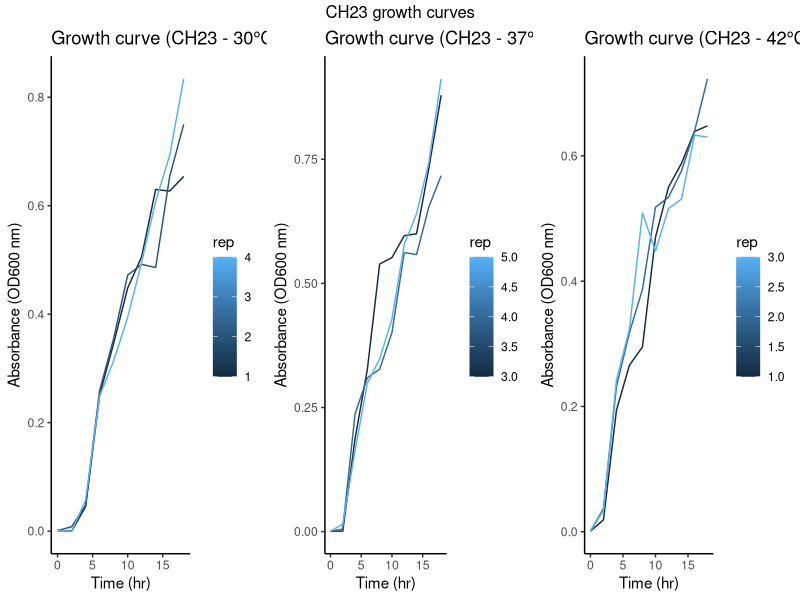
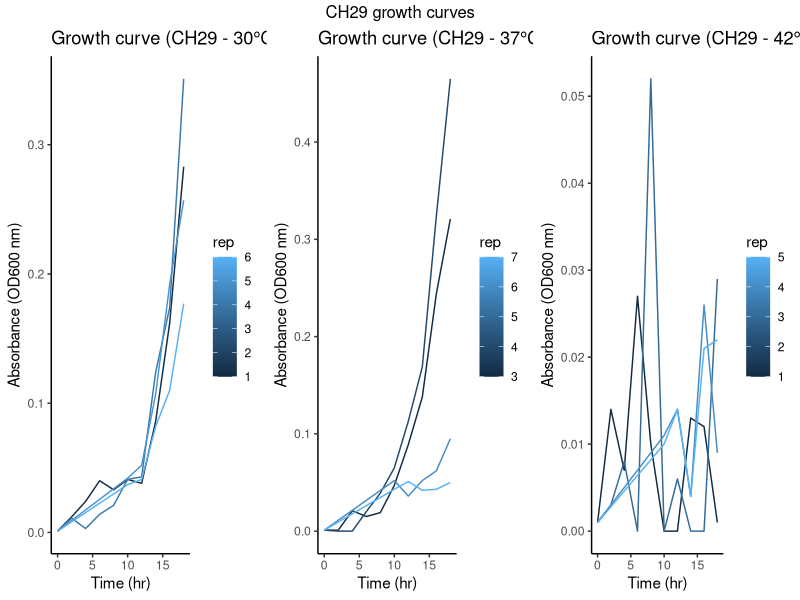
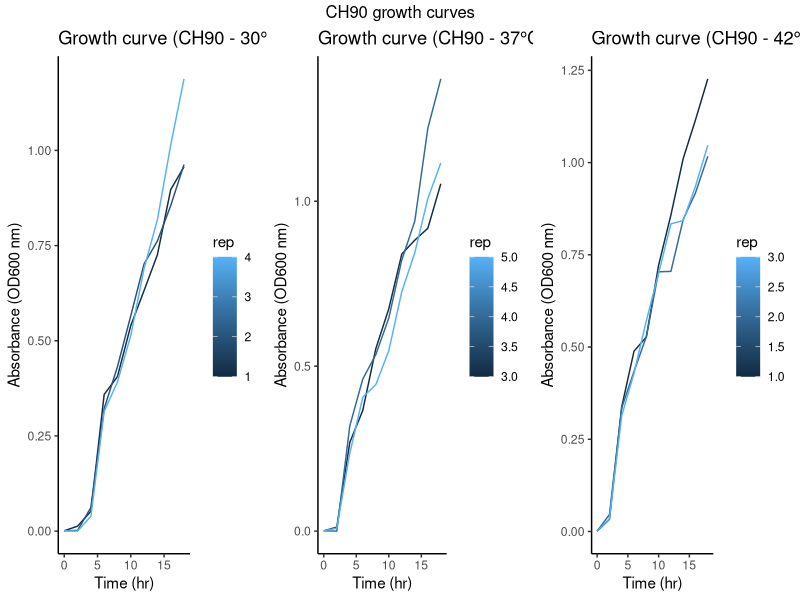
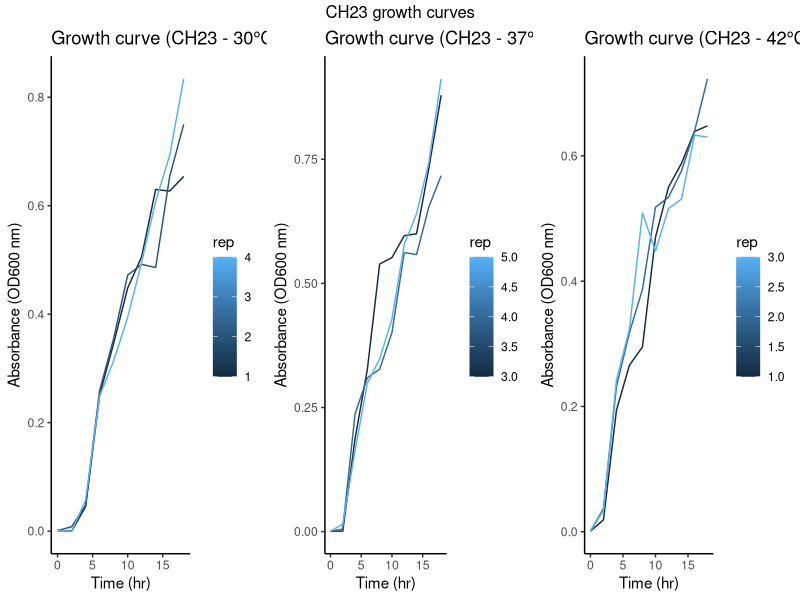

Recreate these plots in R, in order.
# Author: Mayra Beatriz Mendoza Velazquez
# Title: Cuatro ciénegas growth curves

library(readr)
library(ggplot2)
library(gridExtra)

# Load data.frame 
individual_growth_curves <- read_tsv("01_RawData/individual_strains_growth_curves_filtered.tsv")
individual_growth <- as.data.frame(individual_growth_curves)

# Subset the data.frame for each strain 
CH23_GVals <- subset(individual_growth, Cepa == "CH23")
CH29_GVals <- subset(individual_growth, Cepa == "CH29")
CH90_GVals <- subset(individual_growth, Cepa == "CH90")
CH99b_GVals <- subset(individual_growth, Cepa == "CH99b")
CH111_GVals <- subset(individual_growth, Cepa == "CH111")
CH149a_GVals <- subset(individual_growth, Cepa == "CH149a")
CH154a_GVals <- subset(individual_growth, Cepa == "CH154a")
CH161d_GVals <- subset(individual_growth, Cepa == "CH161d")
CH447_GVals <- subset(individual_growth, Cepa == "CH447")
CH450_GVals <- subset(individual_growth, Cepa == "CH450")

#### Growth curves ####

#### CH23 ####
# CH23 - 30° 
CH23_30 <- subset(CH23_GVals, temp == 30)
View(CH23_30)

CH23_30_plot <- ggplot(CH23_30, aes(x = hr,
                           y = OD_real,
                    group = rep, colour = rep)) +
  geom_line(na.rm = TRUE) +
  theme_classic() +
  xlab("Time (hr)") + ylab("Absorbance (OD600 nm)") +
  labs(title = "Growth curve (CH23 - 30°C)")


# CH23 - 37° 
CH23_37 <- subset(CH23_GVals, temp == 37)

CH23_37_plot <- ggplot(CH23_37, aes(x = hr,
                    y = OD_real,
                    group = rep, colour = rep)) +
  geom_line(na.rm = TRUE) +
  theme_classic() +
  xlab("Time (hr)") + ylab("Absorbance (OD600 nm)") +
  labs(title = "Growth curve (CH23 - 37°C)")

# CH23 - 42°C 
CH23_42 <- subset(CH23_GVals, temp == 42)

CH23_42_plot <- ggplot(CH23_42, aes(x = hr,
                                    y = OD_real,
                                    group = rep, colour = rep)) +
  geom_line(na.rm = TRUE) +
  theme_classic() +
  xlab("Time (hr)") + ylab("Absorbance (OD600 nm)") +
  labs(title = "Growth curve (CH23 - 42°C)")

grid.arrange(CH23_30_plot, 
             CH23_37_plot, 
             CH23_42_plot, 
             nrow = 1,
             top = "CH23 growth curves") 

#### CH29 ####
# CH29 - 30° 
CH29_30 <- subset(CH29_GVals, temp == 30)
View(CH29_30)

CH29_30_plot <- ggplot(CH29_30, aes(x = hr,
                                    y = OD_real,
                                    group = rep, colour = rep)) +
  geom_line(na.rm = TRUE) +
  theme_classic() +
  xlab("Time (hr)") + ylab("Absorbance (OD600 nm)") +
  labs(title = "Growth curve (CH29 - 30°C)")


# CH29 - 37° 
CH29_37 <- subset(CH29_GVals, temp == 37)

CH29_37_plot <- ggplot(CH29_37, aes(x = hr,
                                    y = OD_real,
                                    group = rep, colour = rep)) +
  geom_line(na.rm = TRUE) +
  theme_classic() +
  xlab("Time (hr)") + ylab("Absorbance (OD600 nm)") +
  labs(title = "Growth curve (CH29 - 37°C)")

# CH29 - 42°C 
CH29_42 <- subset(CH29_GVals, temp == 42)

CH29_42_plot <- ggplot(CH29_42, aes(x = hr,
                                    y = OD_real,
                                    group = rep, colour = rep)) +
  geom_line(na.rm = TRUE) +
  theme_classic() +
  xlab("Time (hr)") + ylab("Absorbance (OD600 nm)") +
  labs(title = "Growth curve (CH29 - 42°C)")


grid.arrange(CH29_30_plot, 
             CH29_37_plot, 
             CH29_42_plot, 
             nrow = 1,
             top = "CH29 growth curves") 

#### CH90 ####
# CH90 - 30° 
CH90_30 <- subset(CH90_GVals, temp == 30)
View(CH90_30)

CH90_30_plot <- ggplot(CH90_30, aes(x = hr,
                                    y = OD_real,
                                    group = rep, colour = rep)) +
  geom_line(na.rm = TRUE) +
  theme_classic() +
  xlab("Time (hr)") + ylab("Absorbance (OD600 nm)") +
  labs(title = "Growth curve (CH90 - 30°C)")


# CH90 - 37° 
CH90_37 <- subset(CH90_GVals, temp == 37)

CH90_37_plot <- ggplot(CH90_37, aes(x = hr,
                                    y = OD_real,
                                    group = rep, colour = rep)) +
  geom_line(na.rm = TRUE) +
  theme_classic() +
  xlab("Time (hr)") + ylab("Absorbance (OD600 nm)") +
  labs(title = "Growth curve (CH90 - 37°C)")

# CH90 - 42°C 
CH90_42 <- subset(CH90_GVals, temp == 42)

CH90_42_plot <- ggplot(CH90_42, aes(x = hr,
                                    y = OD_real,
                                    group = rep, colour = rep)) +
  geom_line(na.rm = TRUE) +
  theme_classic() +
  xlab("Time (hr)") + ylab("Absorbance (OD600 nm)") +
  labs(title = "Growth curve (CH90 - 42°C)")


grid.arrange(CH90_30_plot, 
             CH90_37_plot, 
             CH90_42_plot, 
             nrow = 1,
             top = "CH90 growth curves") 

#### CH23 ####
# CH23 - 30° 
CH23_30 <- subset(CH23_GVals, temp == 30)
View(CH23_30)

CH23_30_plot <- ggplot(CH23_30, aes(x = hr,
                                    y = OD_real,
                                    group = rep, colour = rep)) +
  geom_line(na.rm = TRUE) +
  theme_classic() +
  xlab("Time (hr)") + ylab("Absorbance (OD600 nm)") +
  labs(title = "Growth curve (CH23 - 30°C)")


# CH23 - 37° 
CH23_37 <- subset(CH23_GVals, temp == 37)

CH23_37_plot <- ggplot(CH23_37, aes(x = hr,
                                    y = OD_real,
                                    group = rep, colour = rep)) +
  geom_line(na.rm = TRUE) +
  theme_classic() +
  xlab("Time (hr)") + ylab("Absorbance (OD600 nm)") +
  labs(title = "Growth curve (CH23 - 37°C)")

# CH23 - 42°C 
CH23_42 <- subset(CH23_GVals, temp == 42)

CH23_42_plot <- ggplot(CH23_42, aes(x = hr,
                                    y = OD_real,
                                    group = rep, colour = rep)) +
  geom_line(na.rm = TRUE) +
  theme_classic() +
  xlab("Time (hr)") + ylab("Absorbance (OD600 nm)") +
  labs(title = "Growth curve (CH23 - 42°C)")


grid.arrange(CH23_30_plot, 
             CH23_37_plot, 
             CH23_42_plot, 
             nrow = 1,
             top = "CH23 growth curves") 
